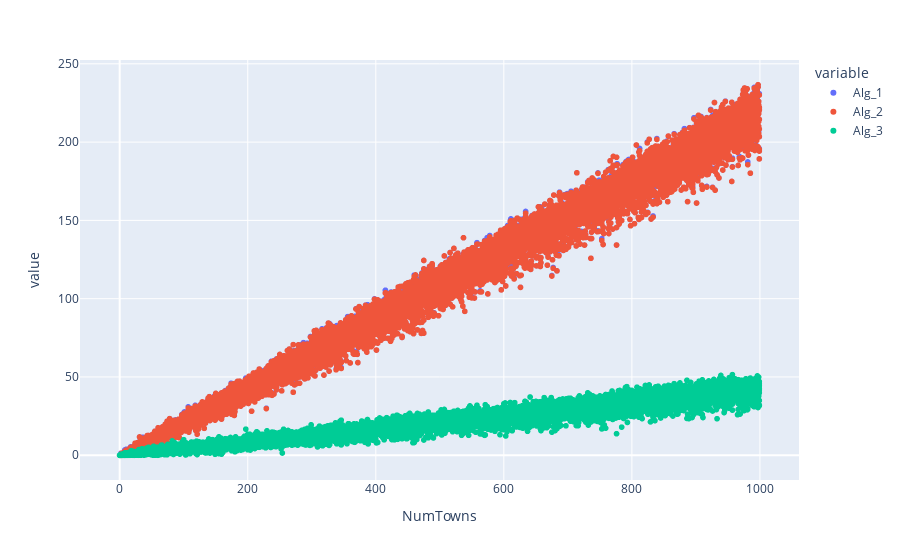

Write notebook code for a chart like this one.
### Markdown cell above
### Regret for Exponential Distribution of Demands

### Code cell
data_dict = {'NumTowns':[],'Alg_1':[],'Alg_2':[],'Alg_3':[]}

for n in range(max_n):
    for i in range(num_iterations):
        data_dict['NumTowns'].append(n)
        demand_mean = np.random.uniform(0, demands_max/2, n)
        town_demands, town_expected_demands = make_demands_exponential_distribution(n, demand_range)
        budget = np.sum(town_expected_demands)

        opt = objective(town_demands, waterfilling(town_demands,budget))
        for j in range(3):
            if j==0:
                data_dict['Alg_1'].append(opt - objective(town_demands, waterfilling(town_expected_demands,budget)))
            if j==1:
                data_dict['Alg_2'].append(opt - objective(town_demands, waterfilling_online_1(town_expected_demands,town_demands,budget)))
            if j==2:
                data_dict['Alg_3'].append(opt - objective(town_demands, waterfilling_online_2(town_expected_demands,town_demands,budget)))
df = pd.DataFrame(data_dict).melt(id_vars="NumTowns")
fig = px.scatter(df, x="NumTowns", y="value", color='variable')
fig.show()

### Figure 1 — Plotly figure (JSON) as saved in the notebook; plotly's stock layout.template omitted (floating-point values rounded to 4 significant figures; data arrays with more than 128 entries replaced by an {"elided": "..."} marker saying what was removed)
{"data": [{"hoverlabel": {"namelength": 0}, "hovertemplate": "variable=Alg_1<br>NumTowns=%{x}<br>value=%{y}", "legendgroup": "Alg_1", "marker": {"color": "#636efa", "symbol": "circle"}, "mode": "markers", "name": "Alg_1", "showlegend": true, "type": "scattergl", "x": {"elided": "10000 int values"}, "xaxis": "x", "y": {"elided": "10000 float values"}, "yaxis": "y"}, {"hoverlabel": {"namelength": 0}, "hovertemplate": "variable=Alg_2<br>NumTowns=%{x}<br>value=%{y}", "legendgroup": "Alg_2", "marker": {"color": "#EF553B", "symbol": "circle"}, "mode": "markers", "name": "Alg_2", "showlegend": true, "type": "scattergl", "x": {"elided": "10000 int values"}, "xaxis": "x", "y": {"elided": "10000 float values"}, "yaxis": "y"}, {"hoverlabel": {"namelength": 0}, "hovertemplate": "variable=Alg_3<br>NumTowns=%{x}<br>value=%{y}", "legendgroup": "Alg_3", "marker": {"color": "#00cc96", "symbol": "circle"}, "mode": "markers", "name": "Alg_3", "showlegend": true, "type": "scattergl", "x": {"elided": "10000 int values"}, "xaxis": "x", "y": {"elided": "10000 float values"}, "yaxis": "y"}], "layout": {"legend": {"title": {"text": "variable"}, "tracegroupgap": 0}, "margin": {"t": 60}, "xaxis": {"anchor": "y", "domain": [0, 1], "title": {"text": "NumTowns"}}, "yaxis": {"anchor": "x", "domain": [0, 1], "title": {"text": "value"}}}}
